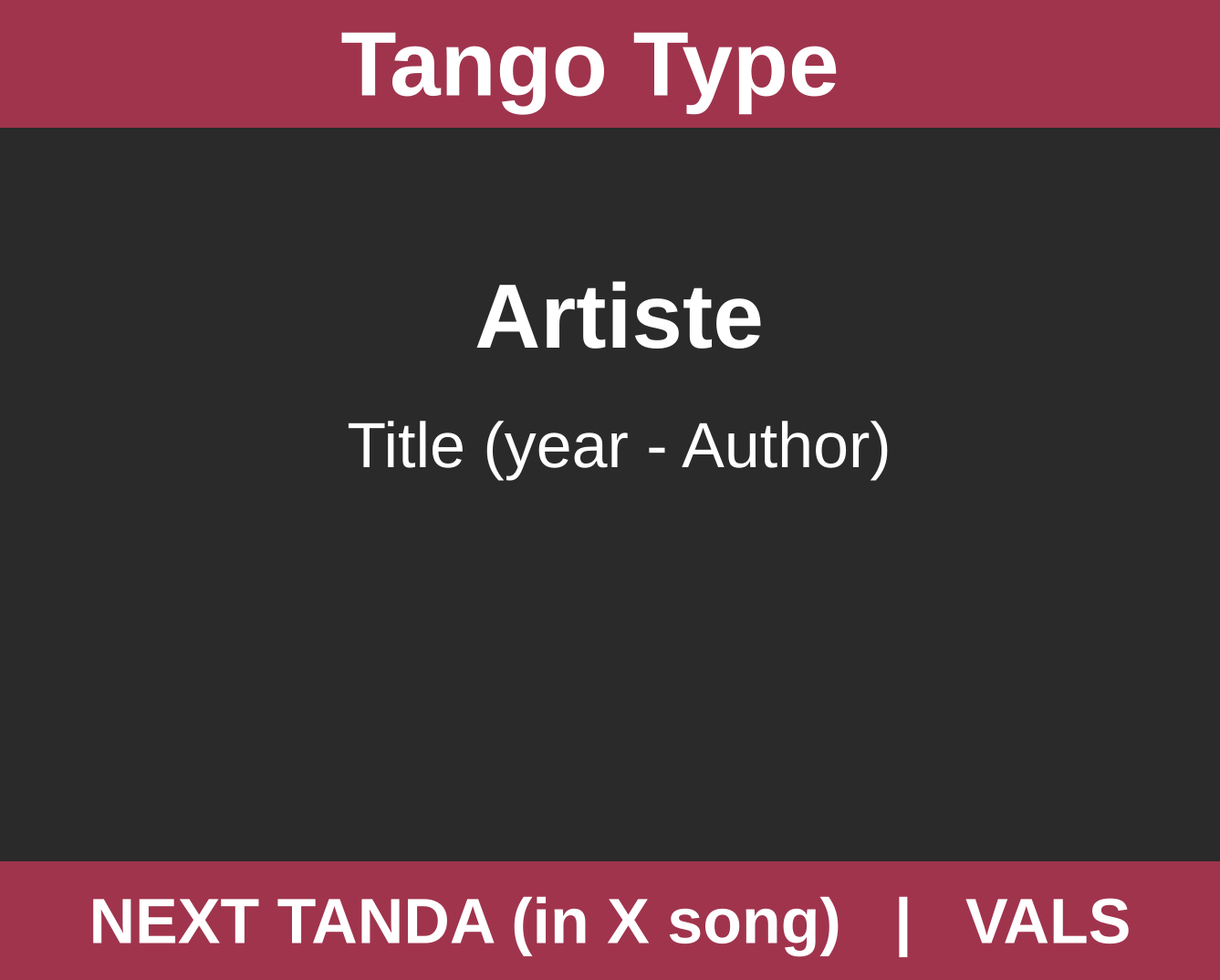
<?xml version="1.0" encoding="UTF-8"?>
<ui version="4.0">
 <class>sideDisplay</class>
 <widget class="QWidget" name="sideDisplay">
  <property name="windowModality">
   <enum>Qt::NonModal</enum>
  </property>
  <property name="enabled">
   <bool>true</bool>
  </property>
  <property name="geometry">
   <rect>
    <x>0</x>
    <y>0</y>
    <width>1337</width>
    <height>1074</height>
   </rect>
  </property>
  <property name="sizePolicy">
   <sizepolicy hsizetype="Preferred" vsizetype="Fixed">
    <horstretch>0</horstretch>
    <verstretch>0</verstretch>
   </sizepolicy>
  </property>
  <property name="palette">
   <palette>
    <active>
     <colorrole role="Base">
      <brush brushstyle="SolidPattern">
       <color alpha="255">
        <red>255</red>
        <green>255</green>
        <blue>255</blue>
       </color>
      </brush>
     </colorrole>
     <colorrole role="Window">
      <brush brushstyle="SolidPattern">
       <color alpha="255">
        <red>42</red>
        <green>42</green>
        <blue>42</blue>
       </color>
      </brush>
     </colorrole>
    </active>
    <inactive>
     <colorrole role="Base">
      <brush brushstyle="SolidPattern">
       <color alpha="255">
        <red>255</red>
        <green>255</green>
        <blue>255</blue>
       </color>
      </brush>
     </colorrole>
     <colorrole role="Window">
      <brush brushstyle="SolidPattern">
       <color alpha="255">
        <red>42</red>
        <green>42</green>
        <blue>42</blue>
       </color>
      </brush>
     </colorrole>
    </inactive>
    <disabled>
     <colorrole role="Base">
      <brush brushstyle="SolidPattern">
       <color alpha="255">
        <red>42</red>
        <green>42</green>
        <blue>42</blue>
       </color>
      </brush>
     </colorrole>
     <colorrole role="Window">
      <brush brushstyle="SolidPattern">
       <color alpha="255">
        <red>42</red>
        <green>42</green>
        <blue>42</blue>
       </color>
      </brush>
     </colorrole>
    </disabled>
   </palette>
  </property>
  <property name="cursor">
   <cursorShape>BlankCursor</cursorShape>
  </property>
  <property name="focusPolicy">
   <enum>Qt::NoFocus</enum>
  </property>
  <property name="windowTitle">
   <string>sideDisplay</string>
  </property>
  <property name="windowIcon">
   <iconset>
    <normaloff>../../../../../.designer/backup/img/logo-djtango.png</normaloff>../../../../../.designer/backup/img/logo-djtango.png</iconset>
  </property>
  <layout class="QVBoxLayout" name="verticalLayout">
   <property name="spacing">
    <number>0</number>
   </property>
   <property name="leftMargin">
    <number>0</number>
   </property>
   <property name="topMargin">
    <number>0</number>
   </property>
   <property name="rightMargin">
    <number>0</number>
   </property>
   <property name="bottomMargin">
    <number>0</number>
   </property>
   <item>
    <layout class="QVBoxLayout" name="verticalLayout_2">
     <property name="spacing">
      <number>0</number>
     </property>
     <property name="leftMargin">
      <number>0</number>
     </property>
     <property name="topMargin">
      <number>0</number>
     </property>
     <item>
      <layout class="QVBoxLayout" name="verticalLayout_5">
       <item>
        <widget class="QFrame" name="frameType">
         <property name="sizePolicy">
          <sizepolicy hsizetype="Preferred" vsizetype="Fixed">
           <horstretch>0</horstretch>
           <verstretch>0</verstretch>
          </sizepolicy>
         </property>
         <property name="minimumSize">
          <size>
           <width>0</width>
           <height>140</height>
          </size>
         </property>
         <property name="styleSheet">
          <string notr="true">QFrame{
	background-color: rgb(160,52,77);
	border: 0px;
	margin-right: 0px;
	margin-bottom: 0px;
	margin-left: 0px;
	spacing: 0px;
	padding: 0px;
}
QFrame::layout { margin: 0px }</string>
         </property>
         <property name="frameShape">
          <enum>QFrame::NoFrame</enum>
         </property>
         <property name="frameShadow">
          <enum>QFrame::Plain</enum>
         </property>
         <property name="lineWidth">
          <number>0</number>
         </property>
         <layout class="QHBoxLayout" name="horizontalLayout_2">
          <property name="spacing">
           <number>0</number>
          </property>
          <property name="leftMargin">
           <number>0</number>
          </property>
          <property name="topMargin">
           <number>0</number>
          </property>
          <property name="rightMargin">
           <number>0</number>
          </property>
          <property name="bottomMargin">
           <number>0</number>
          </property>
          <item>
           <spacer name="horizontalSpacer">
            <property name="orientation">
             <enum>Qt::Horizontal</enum>
            </property>
            <property name="sizeHint" stdset="0">
             <size>
              <width>40</width>
              <height>20</height>
             </size>
            </property>
           </spacer>
          </item>
          <item>
           <widget class="QLabel" name="labelType">
            <property name="sizePolicy">
             <sizepolicy hsizetype="Expanding" vsizetype="Expanding">
              <horstretch>0</horstretch>
              <verstretch>0</verstretch>
             </sizepolicy>
            </property>
            <property name="minimumSize">
             <size>
              <width>0</width>
              <height>0</height>
             </size>
            </property>
            <property name="styleSheet">
             <string notr="true">QLabel{
   font-weight: bold;
	color: white;
	font-size: 100px;
	font-family: &quot;sans&quot;;
	background-color: &quot;transparent&quot;;
	
}</string>
            </property>
            <property name="text">
             <string>Tango Type</string>
            </property>
            <property name="scaledContents">
             <bool>false</bool>
            </property>
            <property name="alignment">
             <set>Qt::AlignCenter</set>
            </property>
            <property name="wordWrap">
             <bool>false</bool>
            </property>
            <property name="margin">
             <number>0</number>
            </property>
           </widget>
          </item>
          <item>
           <layout class="QVBoxLayout" name="PBLayout">
            <property name="spacing">
             <number>0</number>
            </property>
            <property name="sizeConstraint">
             <enum>QLayout::SetNoConstraint</enum>
            </property>
            <property name="leftMargin">
             <number>40</number>
            </property>
            <property name="topMargin">
             <number>2</number>
            </property>
            <property name="rightMargin">
             <number>5</number>
            </property>
            <property name="bottomMargin">
             <number>2</number>
            </property>
           </layout>
          </item>
          <item>
           <spacer name="horizontalSpacer_2">
            <property name="orientation">
             <enum>Qt::Horizontal</enum>
            </property>
            <property name="sizeHint" stdset="0">
             <size>
              <width>40</width>
              <height>20</height>
             </size>
            </property>
           </spacer>
          </item>
         </layout>
        </widget>
       </item>
      </layout>
     </item>
     <item>
      <spacer name="verticalSpacer_2">
       <property name="orientation">
        <enum>Qt::Vertical</enum>
       </property>
       <property name="sizeType">
        <enum>QSizePolicy::Minimum</enum>
       </property>
       <property name="sizeHint" stdset="0">
        <size>
         <width>20</width>
         <height>120</height>
        </size>
       </property>
      </spacer>
     </item>
     <item>
      <widget class="QLabel" name="labelArtist">
       <property name="sizePolicy">
        <sizepolicy hsizetype="Expanding" vsizetype="Preferred">
         <horstretch>0</horstretch>
         <verstretch>0</verstretch>
        </sizepolicy>
       </property>
       <property name="styleSheet">
        <string notr="true">QLabel{
	margin-top: 30px;
	margin-left: 20px;
	margin-bottom: 25px;
	font-weight: bold;
	color: white;
	font-size: 100px;
   font-family: &quot;sans&quot;
}</string>
       </property>
       <property name="text">
        <string>Artiste</string>
       </property>
       <property name="scaledContents">
        <bool>true</bool>
       </property>
       <property name="alignment">
        <set>Qt::AlignCenter</set>
       </property>
       <property name="margin">
        <number>0</number>
       </property>
      </widget>
     </item>
     <item>
      <spacer name="verticalSpacer_3">
       <property name="orientation">
        <enum>Qt::Vertical</enum>
       </property>
       <property name="sizeType">
        <enum>QSizePolicy::Fixed</enum>
       </property>
       <property name="sizeHint" stdset="0">
        <size>
         <width>20</width>
         <height>20</height>
        </size>
       </property>
      </spacer>
     </item>
     <item>
      <widget class="QLabel" name="labelTitle">
       <property name="sizePolicy">
        <sizepolicy hsizetype="Expanding" vsizetype="Preferred">
         <horstretch>0</horstretch>
         <verstretch>0</verstretch>
        </sizepolicy>
       </property>
       <property name="styleSheet">
        <string notr="true">QLabel{
	margin-left: 20px;
	color: white;
	font-size: 70px;
	font-family: &quot;sans&quot;
}</string>
       </property>
       <property name="frameShape">
        <enum>QFrame::NoFrame</enum>
       </property>
       <property name="text">
        <string>Title (year - Author)</string>
       </property>
       <property name="scaledContents">
        <bool>true</bool>
       </property>
       <property name="alignment">
        <set>Qt::AlignCenter</set>
       </property>
       <property name="margin">
        <number>0</number>
       </property>
       <property name="indent">
        <number>-1</number>
       </property>
      </widget>
     </item>
     <item>
      <spacer name="verticalSpacer_4">
       <property name="orientation">
        <enum>Qt::Vertical</enum>
       </property>
       <property name="sizeType">
        <enum>QSizePolicy::Expanding</enum>
       </property>
       <property name="sizeHint" stdset="0">
        <size>
         <width>20</width>
         <height>300</height>
        </size>
       </property>
      </spacer>
     </item>
    </layout>
   </item>
   <item>
    <layout class="QVBoxLayout" name="verticalLayout_3">
     <property name="spacing">
      <number>0</number>
     </property>
     <property name="sizeConstraint">
      <enum>QLayout::SetMinAndMaxSize</enum>
     </property>
     <property name="leftMargin">
      <number>0</number>
     </property>
     <item>
      <widget class="QFrame" name="frameNext">
       <property name="sizePolicy">
        <sizepolicy hsizetype="Expanding" vsizetype="Fixed">
         <horstretch>0</horstretch>
         <verstretch>0</verstretch>
        </sizepolicy>
       </property>
       <property name="minimumSize">
        <size>
         <width>0</width>
         <height>130</height>
        </size>
       </property>
       <property name="palette">
        <palette>
         <active>
          <colorrole role="Button">
           <brush brushstyle="SolidPattern">
            <color alpha="255">
             <red>160</red>
             <green>52</green>
             <blue>77</blue>
            </color>
           </brush>
          </colorrole>
          <colorrole role="Base">
           <brush brushstyle="SolidPattern">
            <color alpha="255">
             <red>160</red>
             <green>52</green>
             <blue>77</blue>
            </color>
           </brush>
          </colorrole>
          <colorrole role="Window">
           <brush brushstyle="SolidPattern">
            <color alpha="255">
             <red>160</red>
             <green>52</green>
             <blue>77</blue>
            </color>
           </brush>
          </colorrole>
         </active>
         <inactive>
          <colorrole role="Button">
           <brush brushstyle="SolidPattern">
            <color alpha="255">
             <red>160</red>
             <green>52</green>
             <blue>77</blue>
            </color>
           </brush>
          </colorrole>
          <colorrole role="Base">
           <brush brushstyle="SolidPattern">
            <color alpha="255">
             <red>160</red>
             <green>52</green>
             <blue>77</blue>
            </color>
           </brush>
          </colorrole>
          <colorrole role="Window">
           <brush brushstyle="SolidPattern">
            <color alpha="255">
             <red>160</red>
             <green>52</green>
             <blue>77</blue>
            </color>
           </brush>
          </colorrole>
         </inactive>
         <disabled>
          <colorrole role="Button">
           <brush brushstyle="SolidPattern">
            <color alpha="255">
             <red>160</red>
             <green>52</green>
             <blue>77</blue>
            </color>
           </brush>
          </colorrole>
          <colorrole role="Base">
           <brush brushstyle="SolidPattern">
            <color alpha="255">
             <red>160</red>
             <green>52</green>
             <blue>77</blue>
            </color>
           </brush>
          </colorrole>
          <colorrole role="Window">
           <brush brushstyle="SolidPattern">
            <color alpha="255">
             <red>160</red>
             <green>52</green>
             <blue>77</blue>
            </color>
           </brush>
          </colorrole>
         </disabled>
        </palette>
       </property>
       <property name="contextMenuPolicy">
        <enum>Qt::NoContextMenu</enum>
       </property>
       <property name="layoutDirection">
        <enum>Qt::LeftToRight</enum>
       </property>
       <property name="styleSheet">
        <string notr="true">QFrame{
	background-color: rgb(160,52,77);
	border: 0px;
	margin-right: 0px;
	margin-bottom: 0px;
	margin-left: 0px;
	spacing: 0px;
	padding: 0px;
}
QFrame::layout { margin: 0px }</string>
       </property>
       <property name="lineWidth">
        <number>0</number>
       </property>
       <layout class="QVBoxLayout" name="verticalLayout_4">
        <property name="spacing">
         <number>0</number>
        </property>
        <property name="leftMargin">
         <number>0</number>
        </property>
        <property name="topMargin">
         <number>0</number>
        </property>
        <property name="rightMargin">
         <number>0</number>
        </property>
        <property name="bottomMargin">
         <number>0</number>
        </property>
        <item>
         <widget class="QLabel" name="labelNextTanda">
          <property name="sizePolicy">
           <sizepolicy hsizetype="Expanding" vsizetype="Expanding">
            <horstretch>0</horstretch>
            <verstretch>0</verstretch>
           </sizepolicy>
          </property>
          <property name="minimumSize">
           <size>
            <width>0</width>
            <height>130</height>
           </size>
          </property>
          <property name="layoutDirection">
           <enum>Qt::LeftToRight</enum>
          </property>
          <property name="styleSheet">
           <string notr="true">QLabel{
	font-family: &quot;sans&quot;;
	font-weight: bold;
	color: white;
	font-size: 70px;
}</string>
          </property>
          <property name="text">
           <string>NEXT TANDA (in X song)   |   VALS</string>
          </property>
          <property name="scaledContents">
           <bool>true</bool>
          </property>
          <property name="alignment">
           <set>Qt::AlignCenter</set>
          </property>
         </widget>
        </item>
       </layout>
      </widget>
     </item>
    </layout>
   </item>
  </layout>
 </widget>
 <resources/>
 <connections/>
</ui>
